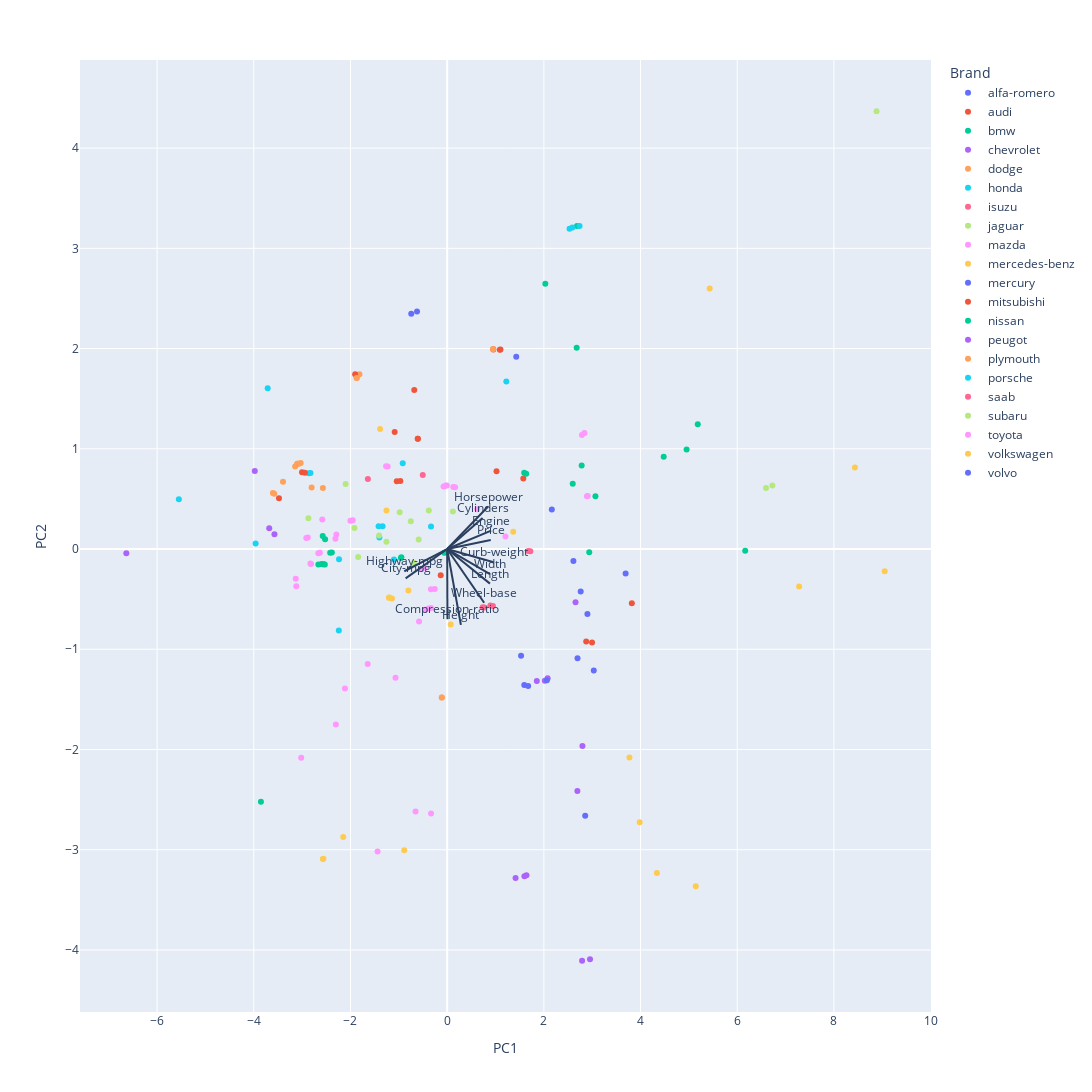

Notebook code for this chart:
### Code cell
type_data = pd.concat([cars_df['Brand'], scaled_data], axis = 1) # combine original data with standardized data

def calc_line(protein, fat, carb, sugar, vitA, vitB6, vitB12, calcium): # calculate direction on biplot using nutrient values
    variables = pd.DataFrame([[protein, fat, carb, sugar, vitA, vitB6, vitB12, calcium]], columns = cleaned_cars.columns) # create dataframe for values
    variables_scaled = scaler.transform(variables)[0] # standardize the values (using fit from original data) and make into 1d array
    calc_pc1 = np.dot(np.array(pca2.components_)[0], variables_scaled) # calculate pc1
    calc_pc2 = np.dot(np.array(pca2.components_)[1], variables_scaled) # calculate pc2

    return calc_pc1, calc_pc2

fig = px.scatter(pca2_results, x=0, y=1, color=type_data['Brand']) # create 2D scoreplot for PC1 and PC2
fig.update_layout(
    xaxis_title="PC1",
    yaxis_title="PC2",
    legend_title="Brand",
    width = 1500, 
    height = 1300
)

loadings = pca2.components_.T * np.sqrt(pca2.explained_variance_) # calculate loadings for the PCA

# # add loadings to the plot
features = list(scaled_data.columns) 
for i, feature in enumerate(features):
    fig.add_shape(
        type='line',
        x0=0, y0=0,
        x1=loadings[i, 0],
        y1=loadings[i, 1]
    )
    fig.add_annotation(
        x=loadings[i, 0],
        y=loadings[i, 1],
        ax=0, ay=0,
        xanchor="center",
        yanchor="bottom",
        text=feature,
    )

fig.show()

### Figure 1 — Plotly figure (JSON) as saved in the notebook; plotly's stock layout.template omitted (floating-point values rounded to 4 significant figures)
{"data": [{"hovertemplate": "color=alfa-romero<br>0=%{x}<br>1=%{y}<extra></extra>", "legendgroup": "alfa-romero", "marker": {"color": "#636efa", "symbol": "circle"}, "mode": "markers", "name": "alfa-romero", "orientation": "v", "showlegend": true, "type": "scatter", "x": [-0.7431, -0.6236, 1.429], "xaxis": "x", "y": [2.347, 2.37, 1.919], "yaxis": "y"}, {"hovertemplate": "color=audi<br>0=%{x}<br>1=%{y}<extra></extra>", "legendgroup": "audi", "marker": {"color": "#EF553B", "symbol": "circle"}, "mode": "markers", "name": "audi", "orientation": "v", "showlegend": true, "type": "scatter", "x": [1.575, 1.021, 2.876, 2.997, 3.82, -0.1335], "xaxis": "x", "y": [0.703, 0.7771, -0.9224, -0.9324, -0.5409, -0.2612], "yaxis": "y"}, {"hovertemplate": "color=bmw<br>0=%{x}<br>1=%{y}<extra></extra>", "legendgroup": "bmw", "marker": {"color": "#00cc96", "symbol": "circle"}, "mode": "markers", "name": "bmw", "orientation": "v", "showlegend": true, "type": "scatter", "x": [-0.0596, -0.03992, 1.593, 1.635, 2.939, 4.479, 4.953, 5.184, 6.165], "xaxis": "x", "y": [-0.03734, -0.03353, 0.7607, 0.7521, -0.03116, 0.9218, 0.9942, 1.244, -0.01751], "yaxis": "y"}, {"hovertemplate": "color=chevrolet<br>0=%{x}<br>1=%{y}<extra></extra>", "legendgroup": "chevrolet", "marker": {"color": "#ab63fa", "symbol": "circle"}, "mode": "markers", "name": "chevrolet", "orientation": "v", "showlegend": true, "type": "scatter", "x": [-3.68, -3.572, -3.979, -6.637], "xaxis": "x", "y": [0.2083, 0.1484, 0.7787, -0.04167], "yaxis": "y"}, {"hovertemplate": "color=dodge<br>0=%{x}<br>1=%{y}<extra></extra>", "legendgroup": "dodge", "marker": {"color": "#FFA15A", "symbol": "circle"}, "mode": "markers", "name": "dodge", "orientation": "v", "showlegend": true, "type": "scatter", "x": [-3.605, -3.395, -3.145, -1.872, -3.1, -3.067, -3.03, -1.815, -0.1113, 0.9535], "xaxis": "x", "y": [0.5579, 0.6717, 0.8236, 1.706, 0.8506, 0.8503, 0.8574, 1.744, -1.482, 1.996], "yaxis": "y"}, {"hovertemplate": "color=honda<br>0=%{x}<br>1=%{y}<extra></extra>", "legendgroup": "honda", "marker": {"color": "#19d3f3", "symbol": "circle"}, "mode": "markers", "name": "honda", "orientation": "v", "showlegend": true, "type": "scatter", "x": [-5.55, -3.712, -3.962, -2.862, -2.828, -2.237, -2.241, -1.418, -1.336, -1.101, -1.402, -0.3342, -0.9192], "xaxis": "x", "y": [0.4966, 1.604, 0.05424, 0.7558, 0.7576, -0.1011, -0.8136, 0.2282, 0.2281, -0.1056, 0.1152, 0.2237, 0.8551], "yaxis": "y"}, {"hovertemplate": "color=isuzu<br>0=%{x}<br>1=%{y}<extra></extra>", "legendgroup": "isuzu", "marker": {"color": "#FF6692", "symbol": "circle"}, "mode": "markers", "name": "isuzu", "orientation": "v", "showlegend": true, "type": "scatter", "x": [-1.64, -0.5049], "xaxis": "x", "y": [0.6975, 0.7378], "yaxis": "y"}, {"hovertemplate": "color=jaguar<br>0=%{x}<br>1=%{y}<extra></extra>", "legendgroup": "jaguar", "marker": {"color": "#B6E880", "symbol": "circle"}, "mode": "markers", "name": "jaguar", "orientation": "v", "showlegend": true, "type": "scatter", "x": [6.595, 6.726, 8.882], "xaxis": "x", "y": [0.6097, 0.6351, 4.367], "yaxis": "y"}, {"hovertemplate": "color=mazda<br>0=%{x}<br>1=%{y}<extra></extra>", "legendgroup": "mazda", "marker": {"color": "#FF97FF", "symbol": "circle"}, "mode": "markers", "name": "mazda", "orientation": "v", "showlegend": true, "type": "scatter", "x": [-2.583, -2.914, -2.883, -2.665, -2.633, -0.5321, -0.4529, -0.4625, -0.3833, -1.439, -0.3337, 1.206, -0.3335], "xaxis": "x", "y": [0.2943, 0.1093, 0.1138, -0.04247, -0.03796, -0.2009, -0.6058, -0.1875, -0.5923, -3.018, -0.5872, 0.1257, -2.638], "yaxis": "y"}, {"hovertemplate": "color=mercedes-benz<br>0=%{x}<br>1=%{y}<extra></extra>", "legendgroup": "mercedes-benz", "marker": {"color": "#FECB52", "symbol": "circle"}, "mode": "markers", "name": "mercedes-benz", "orientation": "v", "showlegend": true, "type": "scatter", "x": [7.28, 5.431, 9.05, 8.434, 3.983, 4.338, 3.77, 5.142], "xaxis": "x", "y": [-0.3736, 2.6, -0.2222, 0.8138, -2.726, -3.233, -2.08, -3.365], "yaxis": "y"}, {"hovertemplate": "color=mercury<br>0=%{x}<br>1=%{y}<extra></extra>", "legendgroup": "mercury", "marker": {"color": "#636efa", "symbol": "circle"}, "mode": "markers", "name": "mercury", "orientation": "v", "showlegend": true, "type": "scatter", "x": [2.164], "xaxis": "x", "y": [0.3947], "yaxis": "y"}, {"hovertemplate": "color=mitsubishi<br>0=%{x}<br>1=%{y}<extra></extra>", "legendgroup": "mitsubishi", "marker": {"color": "#EF553B", "symbol": "circle"}, "mode": "markers", "name": "mitsubishi", "orientation": "v", "showlegend": true, "type": "scatter", "x": [-3.479, -3.002, -2.944, -1.903, -0.6807, -1.086, 0.9547, 1.102, 1.09, -1.043, -0.9688, -0.6076, -0.6076], "xaxis": "x", "y": [0.5073, 0.7672, 0.7603, 1.744, 1.586, 1.169, 1.99, 1.991, 1.988, 0.6759, 0.6781, 1.1, 1.1], "yaxis": "y"}, {"hovertemplate": "color=nissan<br>0=%{x}<br>1=%{y}<extra></extra>", "legendgroup": "nissan", "marker": {"color": "#00cc96", "symbol": "circle"}, "mode": "markers", "name": "nissan", "orientation": "v", "showlegend": true, "type": "scatter", "x": [-2.664, -3.852, -2.6, -2.578, -2.42, -2.552, -2.525, -2.531, -2.385, -2.574, -0.9561, -0.9468, 2.782, 3.067, 2.597, 2.031, 2.686, 2.679], "xaxis": "x", "y": [-0.1543, -2.522, -0.1505, -0.1525, -0.03731, -0.1513, 0.09835, -0.1533, -0.0346, 0.1301, -0.0894, -0.08091, 0.8329, 0.5275, 0.6517, 2.647, 3.224, 2.008], "yaxis": "y"}, {"hovertemplate": "color=peugot<br>0=%{x}<br>1=%{y}<extra></extra>", "legendgroup": "peugot", "marker": {"color": "#ab63fa", "symbol": "circle"}, "mode": "markers", "name": "peugot", "orientation": "v", "showlegend": true, "type": "scatter", "x": [1.854, 1.415, 2.694, 2.791, 2.02, 1.598, 2.798, 2.955, 2.078, 1.64, 2.655], "xaxis": "x", "y": [-1.316, -3.282, -2.414, -4.107, -1.313, -3.264, -1.964, -4.092, -1.289, -3.255, -0.5309], "yaxis": "y"}, {"hovertemplate": "color=plymouth<br>0=%{x}<br>1=%{y}<extra></extra>", "legendgroup": "plymouth", "marker": {"color": "#FFA15A", "symbol": "circle"}, "mode": "markers", "name": "plymouth", "orientation": "v", "showlegend": true, "type": "scatter", "x": [-3.577, -1.872, -3.1, -2.804, -2.571, -0.1113, 0.9502], "xaxis": "x", "y": [0.5517, 1.706, 0.8506, 0.6133, 0.6097, -1.482, 1.993], "yaxis": "y"}, {"hovertemplate": "color=porsche<br>0=%{x}<br>1=%{y}<extra></extra>", "legendgroup": "porsche", "marker": {"color": "#19d3f3", "symbol": "circle"}, "mode": "markers", "name": "porsche", "orientation": "v", "showlegend": true, "type": "scatter", "x": [1.224, 2.531, 2.59, 2.739], "xaxis": "x", "y": [1.672, 3.196, 3.207, 3.223], "yaxis": "y"}, {"hovertemplate": "color=saab<br>0=%{x}<br>1=%{y}<extra></extra>", "legendgroup": "saab", "marker": {"color": "#FF6692", "symbol": "circle"}, "mode": "markers", "name": "saab", "orientation": "v", "showlegend": true, "type": "scatter", "x": [0.7349, 0.772, 0.894, 0.9463, 1.676, 1.72], "xaxis": "x", "y": [-0.581, -0.5839, -0.5639, -0.5693, -0.01999, -0.02324], "yaxis": "y"}, {"hovertemplate": "color=subaru<br>0=%{x}<br>1=%{y}<extra></extra>", "legendgroup": "subaru", "marker": {"color": "#B6E880", "symbol": "circle"}, "mode": "markers", "name": "subaru", "orientation": "v", "showlegend": true, "type": "scatter", "x": [-2.871, -2.101, -1.918, -1.841, -1.407, -0.9826, -0.5894, -0.3794, -1.257, -0.7524, -0.6912, 0.1191], "xaxis": "x", "y": [0.3068, 0.6478, 0.2088, -0.07909, 0.1354, 0.3672, 0.09594, 0.3855, 0.07205, 0.2761, -0.1357, 0.3744], "yaxis": "y"}, {"hovertemplate": "color=toyota<br>0=%{x}<br>1=%{y}<extra></extra>", "legendgroup": "toyota", "marker": {"color": "#FF97FF", "symbol": "circle"}, "mode": "markers", "name": "toyota", "orientation": "v", "showlegend": true, "type": "scatter", "x": [-3.132, -2.818, -2.828, -2.114, -1.644, -1.069, -2.311, -2.291, -2.302, -3.019, -3.12, -2.001, -1.953, -1.263, -1.231, -0.07412, -0.02946, -0.005655, 0.1268, 0.1638, 0.6218, -0.5816, -0.6535, -0.3358, -0.2567, 2.788, 2.84, 2.907, 2.891], "xaxis": "x", "y": [-0.2963, -0.1488, -0.1432, -1.393, -1.147, -1.284, 0.1037, 0.145, -1.75, -2.082, -0.3725, 0.283, 0.2867, 0.8269, 0.8226, 0.6228, 0.6327, 0.6328, 0.6195, 0.6161, 0.3963, -0.7238, -2.62, -0.4016, -0.3997, 1.138, 1.158, 0.5298, 0.5273], "yaxis": "y"}, {"hovertemplate": "color=volkswagen<br>0=%{x}<br>1=%{y}<extra></extra>", "legendgroup": "volkswagen", "marker": {"color": "#FECB52", "symbol": "circle"}, "mode": "markers", "name": "volkswagen", "orientation": "v", "showlegend": true, "type": "scatter", "x": [1.367, -2.571, -1.205, -2.561, -1.195, -1.141, -2.15, -0.8028, -1.256, -1.388, -0.8876, 0.07278], "xaxis": "x", "y": [0.1736, -3.092, -0.4852, -3.091, -0.484, -0.4928, -2.873, -0.4132, 0.3836, 1.198, -3.005, -0.7522], "yaxis": "y"}, {"hovertemplate": "color=volvo<br>0=%{x}<br>1=%{y}<extra></extra>", "legendgroup": "volvo", "marker": {"color": "#636efa", "symbol": "circle"}, "mode": "markers", "name": "volvo", "orientation": "v", "showlegend": true, "type": "scatter", "x": [1.595, 1.528, 1.675, 2.611, 2.762, 2.063, 2.901, 2.696, 3.691, 2.855, 3.033], "xaxis": "x", "y": [-1.357, -1.064, -1.366, -0.1204, -0.4233, -1.309, -0.6476, -1.089, -0.2446, -2.66, -1.212], "yaxis": "y"}], "layout": {"annotations": [{"ax": 0, "ay": 0, "text": "Wheel-base", "x": 0.7652, "xanchor": "center", "y": -0.5355, "yanchor": "bottom"}, {"ax": 0, "ay": 0, "text": "Length", "x": 0.8856, "xanchor": "center", "y": -0.3449, "yanchor": "bottom"}, {"ax": 0, "ay": 0, "text": "Width", "x": 0.8855, "xanchor": "center", "y": -0.25, "yanchor": "bottom"}, {"ax": 0, "ay": 0, "text": "Height", "x": 0.2838, "xanchor": "center", "y": -0.7567, "yanchor": "bottom"}, {"ax": 0, "ay": 0, "text": "Curb-weight", "x": 0.9612, "xanchor": "center", "y": -0.1318, "yanchor": "bottom"}, {"ax": 0, "ay": 0, "text": "Cylinders", "x": 0.7328, "xanchor": "center", "y": 0.3092, "yanchor": "bottom"}, {"ax": 0, "ay": 0, "text": "Engine", "x": 0.9102, "xanchor": "center", "y": 0.1844, "yanchor": "bottom"}, {"ax": 0, "ay": 0, "text": "Compression-ratio", "x": 0.00527, "xanchor": "center", "y": -0.7007, "yanchor": "bottom"}, {"ax": 0, "ay": 0, "text": "Horsepower", "x": 0.8472, "xanchor": "center", "y": 0.4238, "yanchor": "bottom"}, {"ax": 0, "ay": 0, "text": "City-mpg", "x": -0.8595, "xanchor": "center", "y": -0.2922, "yanchor": "bottom"}, {"ax": 0, "ay": 0, "text": "Highway-mpg", "x": -0.8867, "xanchor": "center", "y": -0.2216, "yanchor": "bottom"}, {"ax": 0, "ay": 0, "text": "Price", "x": 0.9009, "xanchor": "center", "y": 0.08963, "yanchor": "bottom"}], "height": 1300, "legend": {"title": {"text": "Brand"}, "tracegroupgap": 0}, "margin": {"t": 60}, "shapes": [{"type": "line", "x0": 0, "x1": 0.7652, "y0": 0, "y1": -0.5355}, {"type": "line", "x0": 0, "x1": 0.8856, "y0": 0, "y1": -0.3449}, {"type": "line", "x0": 0, "x1": 0.8855, "y0": 0, "y1": -0.25}, {"type": "line", "x0": 0, "x1": 0.2838, "y0": 0, "y1": -0.7567}, {"type": "line", "x0": 0, "x1": 0.9612, "y0": 0, "y1": -0.1318}, {"type": "line", "x0": 0, "x1": 0.7328, "y0": 0, "y1": 0.3092}, {"type": "line", "x0": 0, "x1": 0.9102, "y0": 0, "y1": 0.1844}, {"type": "line", "x0": 0, "x1": 0.00527, "y0": 0, "y1": -0.7007}, {"type": "line", "x0": 0, "x1": 0.8472, "y0": 0, "y1": 0.4238}, {"type": "line", "x0": 0, "x1": -0.8595, "y0": 0, "y1": -0.2922}, {"type": "line", "x0": 0, "x1": -0.8867, "y0": 0, "y1": -0.2216}, {"type": "line", "x0": 0, "x1": 0.9009, "y0": 0, "y1": 0.08963}], "width": 1500, "xaxis": {"anchor": "y", "domain": [0, 1], "title": {"text": "PC1"}}, "yaxis": {"anchor": "x", "domain": [0, 1], "title": {"text": "PC2"}}}}
